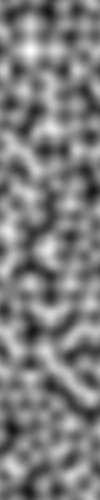

Here is the Python script that generated this plot:
from PIL import Image
import numpy as np
import math

# Perlin noise implementation
PERM = [151,160,137,91,90,15,131,13,201,95,96,53,194,233,7,225,140,36,103,30,69,142,8,99,37,240,21,10,23,190,6,148,247,120,234,75,0,26,197,62,94,252,219,203,117,35,11,32,57,177,33,88,237,149,56,87,174,20,125,136,171,168,68,175,74,165,71,134,139,48,27,166,77,146,158,231,83,111,229,122,60,211,133,230,220,105,92,41,55,46,245,40,244,102,143,54,65,25,63,161,1,216,80,73,209,76,132,187,208,89,18,169,200,196,135,130,116,188,159,86,164,100,109,198,173,186,3,64,52,217,226,250,124,123,5,202,38,147,118,126,255,82,85,212,207,206,59,227,47,16,58,17,182,189,28,42,223,183,170,213,119,248,152,2,44,154,163,70,221,153,101,155,167,43,172,9,129,22,39,253,19,98,108,110,79,113,224,232,178,185,112,104,218,246,97,228,251,34,242,193,238,210,144,12,191,179,162,241,81,51,145,235,249,14,239,107,49,192,214,31,181,199,106,157,184,84,204,176,115,121,50,45,127,4,150,254,138,236,205,93,222,114,67,29,24,72,243,141,128,195,78,66,215,61,156,180]
PERM += PERM

def fade(t):
    return t * t * t * (t * (t * 6 - 15) + 10)

def lerp(a, b, t):
    return a + t * (b - a)

def grad(hash, x, y):
    h = hash & 7
    u = x if h < 4 else y
    v = y if h < 4 else x
    return (u if (h & 1) == 0 else -u) + (v if (h & 2) == 0 else -v)

def perlin(x, y):
    xi = int(math.floor(x)) & 255
    yi = int(math.floor(y)) & 255
    xf = x - math.floor(x)
    yf = y - math.floor(y)
    u = fade(xf)
    v = fade(yf)
    aa = PERM[PERM[xi] + yi]
    ab = PERM[PERM[xi] + yi + 1]
    ba = PERM[PERM[xi + 1] + yi]
    bb = PERM[PERM[xi + 1] + yi + 1]
    x1 = lerp(grad(aa, xf, yf), grad(ba, xf - 1, yf), u)
    x2 = lerp(grad(ab, xf, yf - 1), grad(bb, xf - 1, yf - 1), u)
    return (lerp(x1, x2, v) + 1) * 0.5

width, height = 100, 500
frequency = 0.05
image = Image.new('L', (width, height))
pixels = image.load()

for y in range(height):
    for x in range(width):
        n = perlin(x * frequency, y * frequency)
        pixels[x, y] = int(n * 255)

image.save('perlin_noise_100x500.png')
